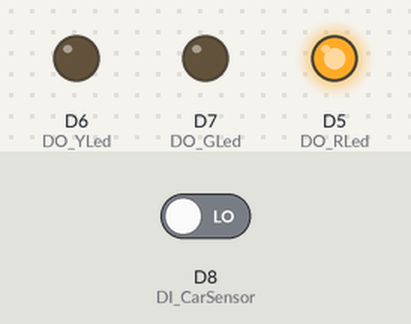
The sketch below on a simulated ESP8266 (NodeMCU). Parts: output pins drawn as LEDs (lit = HIGH). Inputs (shaded band) come from the test bench; at power-on: D8 (DI_CarSensor) LOW.

Above: at 1.2 s.
1.3 s: D8 (DI_CarSensor) driven HIGH
At 2.1 s:
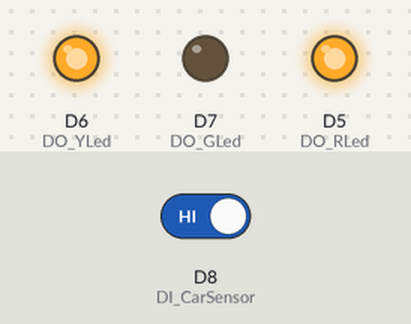
At 2.9 s:
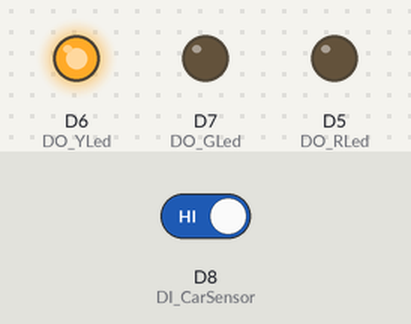
4.3 s: D8 (DI_CarSensor) driven LOW
At 5.6 s:
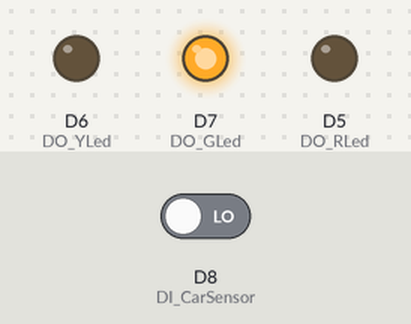
Timing chart, 0 to 7.3 s (numbered marks = the images above; inputs shaded):
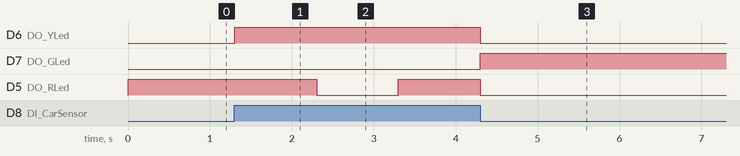

The sketch:

trafikljus.ino
```cpp
#define DO_RLed D5
#define DO_YLed D6
#define DO_GLed D7
#define DI_CarSensor D8

typedef enum TrafficLightStates {
  StateRed,
  StateRedYellow,
  StateGreen,
  StateYellow
};

TrafficLightStates TLState;
bool CarSense = false;

unsigned long delayStart = 0;
bool delayRunning = false;

/**
 * Turns three LED lamps on or off.
 *
 * @param red Red LED lamp.
 * @param yellow Yellow LED lamp.
 * @param green Green LED lamp.
 */
void changeLight(bool red, bool yellow, bool green) {
  digitalWrite(DO_RLed, red ? HIGH : LOW);
  digitalWrite(DO_YLed, yellow ? HIGH : LOW);
  digitalWrite(DO_GLed, green ? HIGH : LOW);
}

/**
 * Starts the timer.
 */
void startTimer() {
  if (delayRunning) {
     return;
  }

  delayStart = millis();
  delayRunning = true;
}

/**
 * Stops the timer.
 */
void stopTimer() {
  delayRunning = false;
}

/**
 * Checks if the timer is complete.
 *
 * @return whether or not the timer is complete.
 */
bool checkTimer() {
  return delayRunning && ((millis() - delayStart) >= 10000);
}

void setup() {
  pinMode(DO_RLed, OUTPUT);
  pinMode(DO_YLed, OUTPUT);
  pinMode(DO_GLed, OUTPUT);
  pinMode(DI_CarSensor, INPUT);

  TLState = StateRed;
}

void loop() {
  // Read from button input
  CarSense = digitalRead(DI_CarSensor);

  switch (TLState) {
    case StateRed:
      changeLight(1, 0, 0);
      startTimer();

      // Check if timer is finished or button is pressed
      if (checkTimer() || CarSense) {
        TLState = StateRedYellow;
        stopTimer();
      }
      break;

    case StateRedYellow:
      changeLight(1, 1, 0);
      delay(1000);

      TLState = StateGreen;
      break;

    case StateGreen:
      changeLight(0, 0, 1);
      startTimer();

      // Check if timer is finished or button is pressed
      if (checkTimer() || CarSense) {
        TLState = StateYellow;
        stopTimer();
      }
      break;

    case StateYellow:
      changeLight(0, 1, 0);
      delay(1000);

      TLState = StateRed;
      break;
  }
}
```

Measured:
- after the input at 1.3 s, D6 (DO_YLed): LOW → HIGH at once; D5 (DO_RLed): HIGH → LOW after 1.0 s, → HIGH 1.0 s later
- after the input at 4.3 s, D6 (DO_YLed): HIGH → LOW at once; D7 (DO_GLed): LOW → HIGH at once; D5 (DO_RLed): goes on until 4.3 s, then stays LOW
